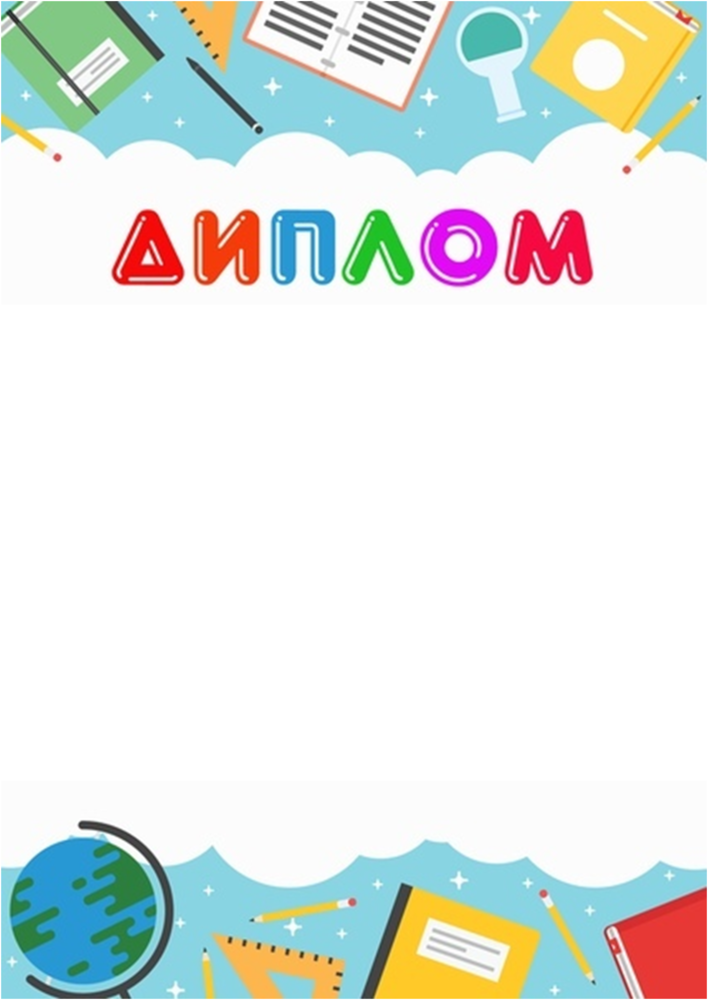
#> input picture diploma/diploma.png, 708 x 1000 px
$ python main.py
#> lines starting #> are read from the running program, lines starting #| are printed output that depends on the picture
from PIL import Image, ImageFont, ImageDraw

my_image = Image.open("diploma.png")
#> my_image is the input picture: PIL image 708x1000 RGBA; mean R, G, B, A 224.7, 231.4, 227.6, 255

title_font = ImageFont.truetype('arial.ttf', 50)

title_text = input("Please, input your name:")
#> the answer given: diploma.png

image_editable = ImageDraw.Draw(my_image)

image_editable.text((177,500), title_text, (127, 0, 255), font=title_font)

my_image.show()
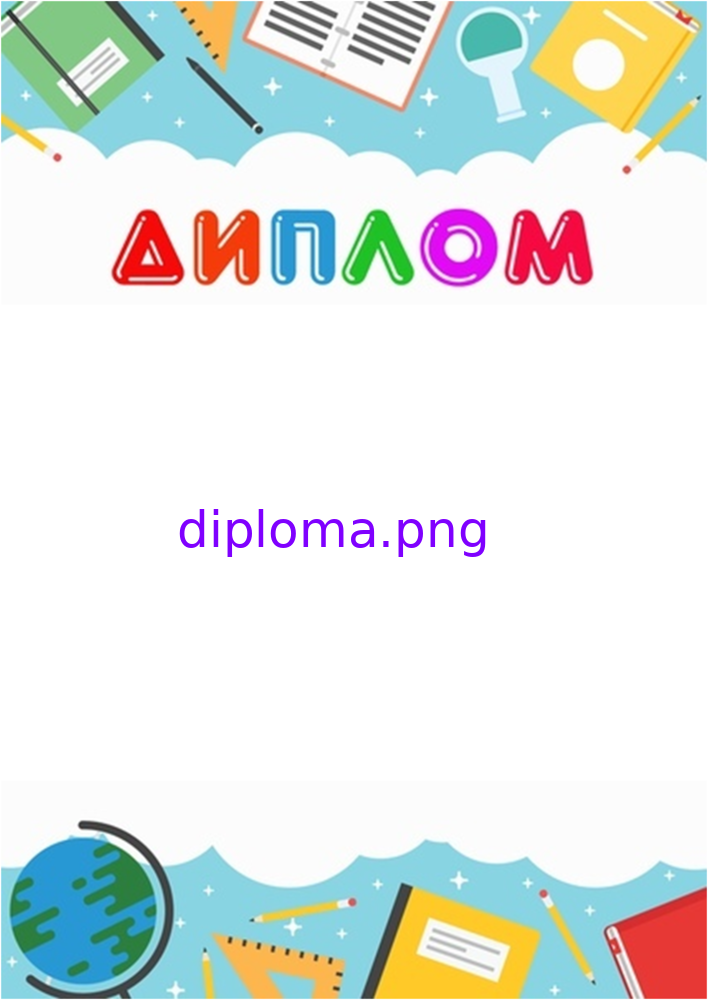
#> shown: PIL image 708x1000 RGBA; mean R, G, B, A 224.1, 230.1, 227.6, 255
# my_image.save("result.jpg")
